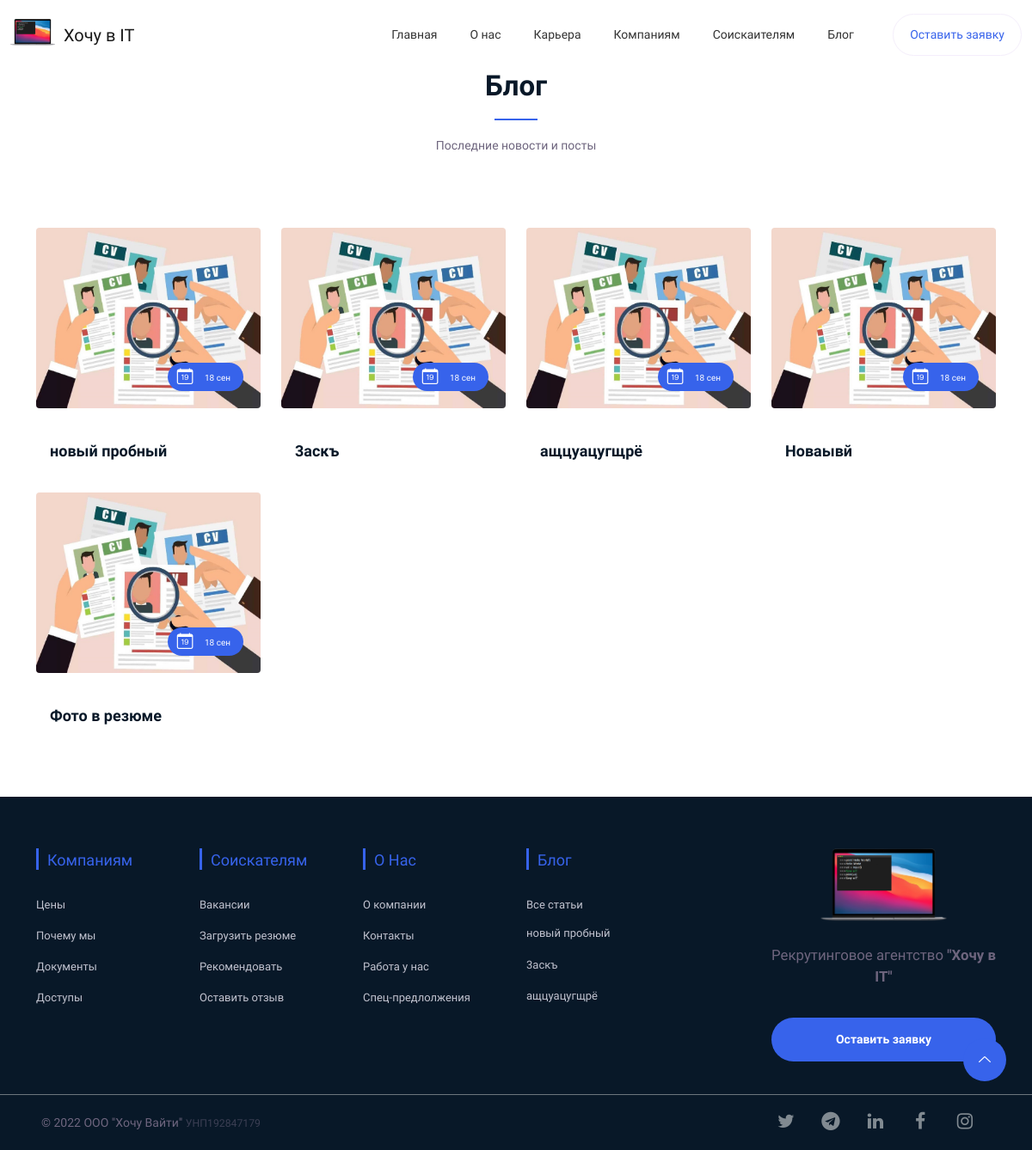
Page /blog/ on the earlier database version.
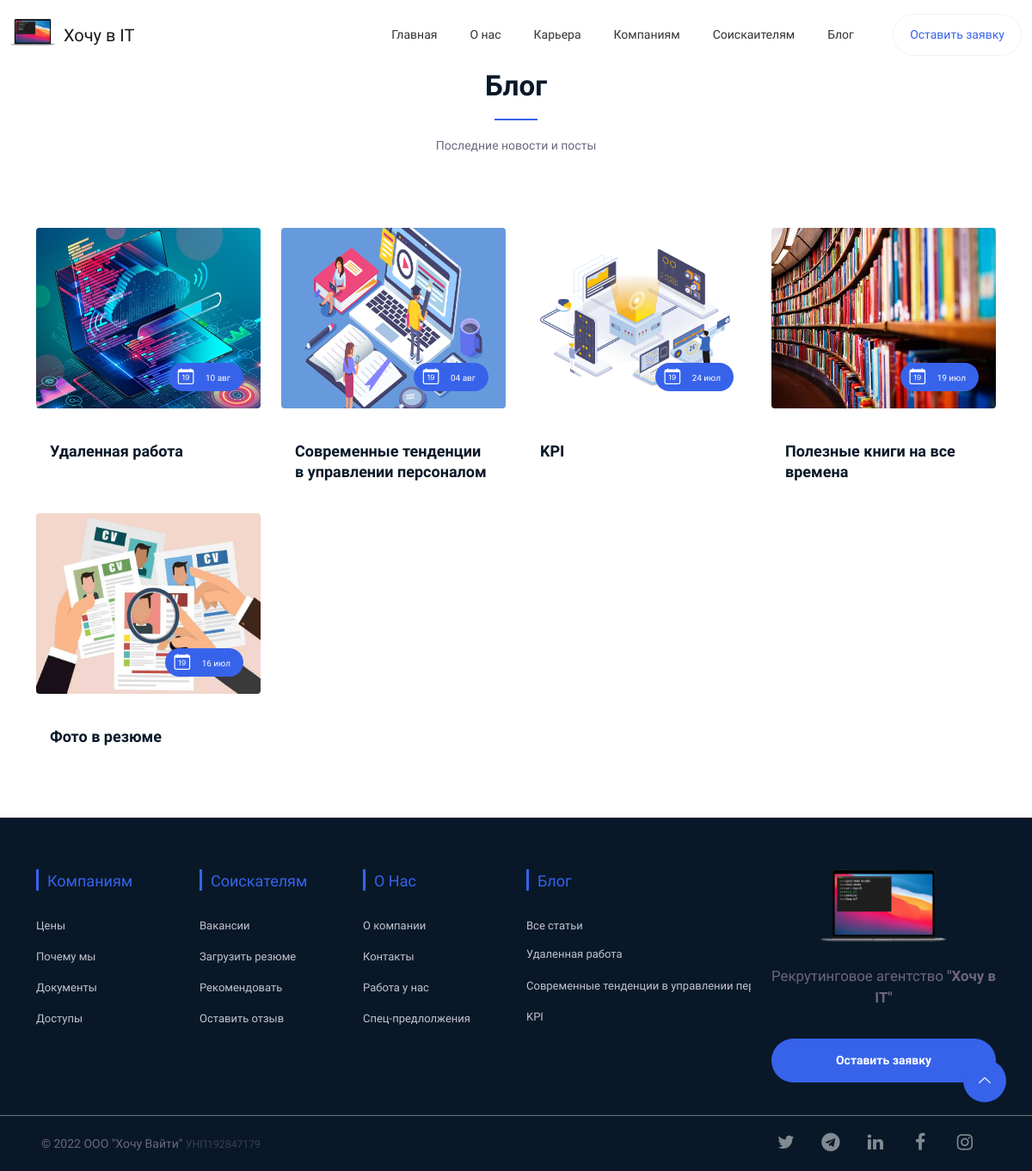
Same page on the later database version.
### blog/models.py (models this page shows, shortened)
class Post(models.Model):
    title = models.CharField(max_length=200, unique=True)
    text = models.TextField(default='http://127.0.0.1:8000/media/django-summernote/2022-09-17/fafea17e-9d29-42d6-8d6a-7eaf6d03017e.jpg')
    slug = models.SlugField(max_length=200, unique=True)
    author = models.ForeignKey(User, on_delete= models.CASCADE,related_name='blog_posts')
    updated_on = models.DateTimeField(auto_now= True)
    content = models.TextField()
    created_on = models.DateTimeField(default=timezone.now)
    status = models.IntegerField(choices=STATUS, default=0)
    class Meta:
        ordering = ['-created_on']

### blog/views.py (the view)
# urls.py: path('blog/', views.PostList.as_view(), name='blog'),
class PostList(generic.ListView):
    queryset = Post.objects.filter(status=1).order_by('-created_on')
    template_name = 'blog.html'

### templates/blog.html (shortened to what this page needs)
<!DOCTYPE html>
{% load static %}
<html class="no-js" lang="ru">
<head>
    <link href="https://cdn.jsdelivr.net/npm/bootstrap@5.2.0/dist/css/bootstrap.min.css" rel="stylesheet">
    <link rel="stylesheet" href="{% static 'css/bootstrap.min.css' %}">
    <link rel="stylesheet" href="{% static 'css/LineIcons.2.0.css' %}">
    <link rel="stylesheet" href="{% static 'css/animate.css' %}">
    <link rel="stylesheet" href="{% static 'css/tiny-slider.css' %}">
    <link rel="stylesheet" href="{% static 'css/glightbox.min.css' %}">
    <link rel="stylesheet" href="{% static 'css/main.css' %}">
    <link rel="stylesheet" href="https://cdnjs.cloudflare.com/ajax/libs/font-awesome/4.7.0/css/font-awesome.css">
    <link rel="stylesheet" href="https://cdn.jsdelivr.net/npm/bootstrap-icons@1.8.0/font/bootstrap-icons.css">
</head>
<body>
    <header class="header">
        <div class="navbar-area">
            <div class="container-fluid">
                <div class="row align-items-center">
                    <div class="col-lg-12">
                        <nav class="navbar navbar-expand-lg">
                            <a class="navbar-brand logo" href="{% url 'home' %}">
                                <img class="logo1" src="{% static 'images/logo/big-logo.png' %}" alt="Logo" style="margin-top: -10px;" />
                                &nbsp;Хочу в IT
                            </a>
                            <div class="collapse navbar-collapse sub-menu-bar" id="navbarSupportedContent">
                                <ul id="nav" class="navbar-nav ml-auto">
                                    <li class="nav-item"><a href="{% url 'home' %}">Главная</a></li>
                                    <li class="nav-item"><a href="{% url 'about' %}">О нас</a></li>
                                    <li class="nav-item"><a href="{% url 'join' %}">Карьера</a></li>
                                    <li class="nav-item"><a href="#">Компаниям</a>
                                    </li>
                                    <li class="nav-item"><a href="#">Соискаителям</a>
                                    </li>
                                    <li class="nav-item"><a href="#">Блог</a>
                                    </li>
                                </ul>
                            <div class="button">
                                <a class="btn" data-bs-toggle="modal" data-bs-target="#exampleModal">Оставить заявку</a>
                            </div>
                            </div>
                        </nav>
                    </div>
                </div>
            </div>
        </div>
    </header>
   <div class="toast-container position-fixed top-0 end-0 p-3">
</div>
    <div class="latest-news-area section">
        <div class="container">
            <div class="row">
                <div class="col-12">
                    <div class="section-title">
                        <h2 class="wow fadeInUp" data-wow-delay=".3s">Блог</h2>
                        <p class="wow fadeInUp" data-wow-delay=".7s">Последние новости и посты</p>
                    </div>
                </div>
            </div>
            <div class="row">
                {% for post in post_list %}
                <div class="col-lg-3 col-md-4 col-12 my-1">
                    <div class="single-news wow fadeInUp card card-cover my-auto border-0" style="border-radius:2em" data-wow-delay=".3s">
                        <div class="image" style="height: 210px;">
                            <img class="thumb" src="{{ post.text }}" alt="#">
                            <div class="meta-details">
                                &nbsp;<i class="bi bi-calendar-date text-white fa-lg"></i> <span>{{ post.created_on|date:"d b" }}</span>
                            </div>
                        </div>
                        <div class="content-body">
                            <h4 class="title"><a class="stretched-link nav-link mt-auto" data-bs-toggle="modal" data-bs-target="#blog-modal{{ post.id }}">{{ post.title }}</a></h4>
                        </div>
                    </div>
                </div>
                 {% endfor %}
                    </div>
        </div>
    </div>
   <footer class="footer">
        <div class="footer-middle">
            <div class="container">
                <div class="row">
                    <div class="col-lg-2 col-md-4 col-sm-12">
                        <div class="single-footer f-link">
                            <h3>Компаниям</h3>
                            <ul>
                                <li><a href="{% url 'price' %}">Цены</a></li>
                                <li><a href="{% url 'about' %}">Почему мы</a></li>
                                <li><a href="{% url 'docs' %}">Документы</a></li>
                                <li><a href="#">Доступы</a></li>
                            </ul>
                        </div>
                    </div>
                    <div class="col-lg-2 col-md-4 col-sm-12">
                        <div class="single-footer f-link">
                            <h3>Соискателям</h3>
                            <ul>
                                <li><a href="{% url 'vacancy' %}">Вакансии</a></li>
                                <li><a href="{% url 'upload' %}">Загрузить резюме</a></li>
                                <li><a href="{% url 'invite' %}">Рекомендовать</a></li>
                                <li><a href="#">Оставить отзыв</a></li>
                            </ul>
                        </div>
                    </div>
                    <div class="col-lg-2 col-md-4 col-sm-12">
                        <div class="single-footer f-link">
                            <h3>О нас</h3>
                            <ul>
                                <li><a href="{% url 'about' %}">О компании</a></li>
                                <li><a href="{% url 'about' %}#contacts">Контакты</a></li>
                                <li><a href="{% url 'join' %}">Работа у нас</a></li>
                                <li><a href="#">Спец-предлолжения</a></li>
                            </ul>
                        </div>
                    </div>
                    <div class="col-lg-3 col-md-4 col-sm-12">
                        <div class="single-footer f-link text-truncate">
                            <h3>Блог</h3>
                            <ul class="filter_1">
                                <li><a href="{% url 'blog' %}" style="margin-top: -4px; margin-bottom: 3px">Все статьи</a></li>
                                        {% for post in post_list %}
                                <li><a href="{% url 'blog' %}?postid={{ post.id }}" class=" text-truncate" style="margin-top: -4px">{{ post.title }}</a></li>
                                        {% endfor %}
                            </ul>
                        </div>
                    </div>
                    <div class="col-lg-3 col-md-6 col-sm-12">
                        <div class="f-about single-footer text-center">
                            <div class="logo">
                                <a href="{% url 'home' %}" class="text-center"><img src="{% static 'images/logo/big-logo.png' %}" alt="Logo" style="width: 56%"></a>
                            </div>
                            <span class="text-center"><big>Рекрутинговое агентство <strong>"Хочу в IT"</strong> </big></span>
                            <div class="footer-social">
                                        <div class="button w-100">
            <a class="btn w-100" data-bs-toggle="modal" data-bs-target="#exampleModal">Оставить заявку</a>
        </div>
                            </div>
                        </div>
                    </div>
                </div>
            </div>
        </div>
        <div class="footer-bottom">
            <div class="d-flex flex-column flex-md-row justify-content-between mx-auto py-2 mt-2 border-top border-secondary">
<ul class="d-flex justify-content-center order-md-last social-icons my-auto mx-5" style="margin-top: -12px">
              <li  data-bs-toggle="tooltip" data-bs-placement="top" title="Twitter"><a class="twitter" href="https://twitter.com/want2it"><i class="fa fa-twitter fa-lg"></i></a></li>
              <li  data-bs-toggle="tooltip" data-bs-placement="top" title="Telegram"><a class="telegram" href="https://t.me/want2it"><i class="fa fa-telegram fa-lg"></i></a></li>
              <li  data-bs-toggle="tooltip" data-bs-placement="top" title="Linkedin"><a class="linkedin" href="https://linkedin.com/company/want2it/"><i class="fa fa-linkedin fa-lg"></i></a></li>
              <li  data-bs-toggle="tooltip" data-bs-placement="top" title="Facebook"><a class="facebook" href="https://facebook.com/want2it.online/"><i class="fa fa-facebook fa-lg"></i></a></li>
              <li  data-bs-toggle="tooltip" data-bs-placement="top" title="Instagram"><a class="instagram" href="https://instagram.com/want2it/"><i class="fa fa-instagram fa-lg"></i></a></li>
            </ul>
      <p class="my-auto mx-5 text-center">&copy; 2022 <span class="lang-49" data-label="LLC 'Want 2 IT'">ООО "Хочу Вайти"</span> <small style="opacity: 0.5">УНП192847179</small></p>
      </div>
        </div>
    </footer>
    <a href="#" class="scroll-top btn-hover">
        <i class="lni lni-chevron-up"></i>
    </a>
<div class="toast-container position-fixed top-0 end-0 p-3">
</body>
</html>

Differences in the rows shown:
removed Post: text (picture), created_on "18 сен", title "новый пробный"
removed Post: text (picture), created_on "18 сен", title "3аскъ"
removed Post: text (picture), created_on "18 сен", title "ащцуацугщрё"
removed Post: text (picture), created_on "18 сен", title "Новаывй", shown under "Блог"
removed Post: text (picture), created_on "18 сен", title "Фото в резюме", shown under "Блог"
added Post: text (picture), created_on "10 авг", title "Удаленная работа"
added Post: text (picture), created_on "04 авг", title "Современные тенденции в управлении персоналом", title "Современные тенденции в управлении п…"
added Post: text (picture), created_on "24 июл", title "KPI"
added Post: text (picture), created_on "19 июл", title "Полезные книги на все времена", shown under "Блог"
added Post: text (picture), created_on "16 июл", title "Фото в резюме", shown under "Блог"
